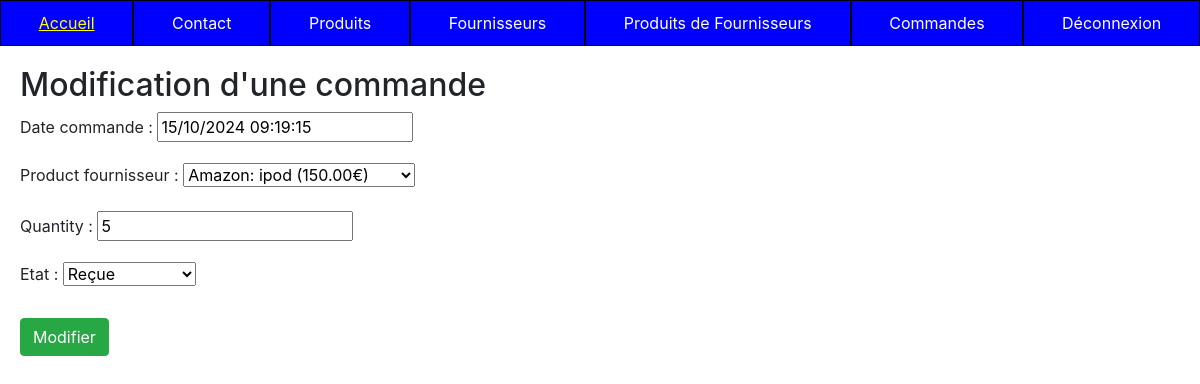
/appTp1/commande/3/update/ (signed in), run on the app's committed database.
### appTp1/models.py (models this page shows, shortened)
class Commande(models.Model):
    STATUS_CHOICES = (
        (0, 'Passée'),
        (1, 'En Préparation'),
        (2, 'Reçue'),
    )
    class Meta:
        verbose_name = "Commande"
    date_commande       = models.DateTimeField("Date commande", default=timezone.now)
    product_fournisseur = models.ForeignKey('ProductFournisseur', on_delete=models.CASCADE)
    quantity            = models.IntegerField(default=0)
    etat                = models.SmallIntegerField(choices=STATUS_CHOICES, default=0)

### appTp1/views.py (the view, shortened to what this page needs)
# urls.py: path('commande/<pk>/update/', views.CommandeUpdateView.as_view(), name='commande-update'),
@method_decorator(user_passes_test(admin_required), name='dispatch')
class CommandeUpdateView(UpdateView):
    model = Commande
    form_class = CommandeForm
    template_name = "appTp1/update_commande.html"

### appTp1/forms.py
class CommandeForm(forms.ModelForm):
    class Meta:
        model = Commande
        fields = '__all__'

### appTp1/models.py (called while the page is built)
    def __str__(self):
        return "{0}".format(self.name)

    def __str__(self):
        return "{0}: {1} ({2}€)".format(self.fournisseur, self.product.name, self.prix)

### appTp1/views.py (called while the page is built)
def admin_required(user):
    return user.is_authenticated and user.is_staff

### appTp1/templates/appTp1/update_commande.html (shortened to what this page needs)
{% extends 'appTp1/base.html' %}
{% block content %}
    <h2>Modification d'une commande</h2>
    <form action="" method="post">
        {{ form.as_p }}
        <button type="submit" class="btn btn-success mt-2">Modifier</button>
    </form>
{% endblock %}

### data on the page
Commande: date_commande "15/10/2024 09:19:15", product_fournisseur "Amazon: ipod (150.00€)", quantity "5", etat "Reçue"
